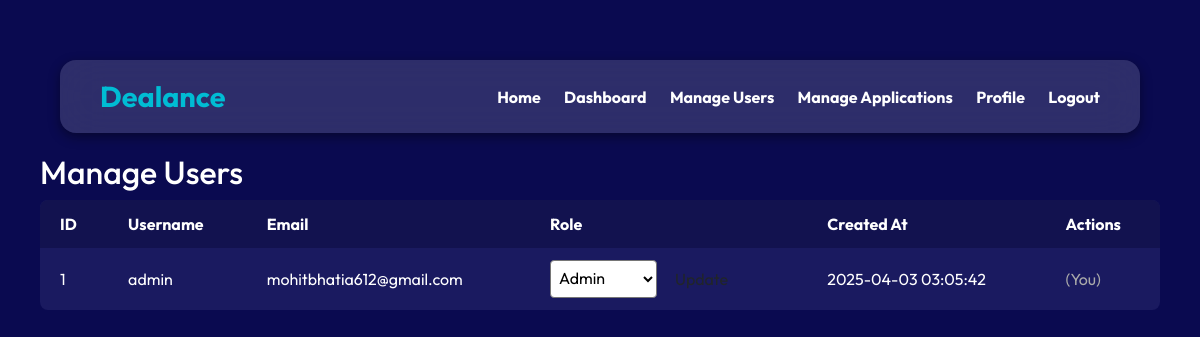
The app's page /pages/manage_users.php (signed in) with its own data.
### tables this page shows
CREATE TABLE users (
    user_id INT AUTO_INCREMENT PRIMARY KEY,
    username VARCHAR(255) NOT NULL,
    email VARCHAR(255) NOT NULL,
    password VARCHAR(255) NOT NULL,
    role ENUM('admin', 'employer', 'freelancer') NOT NULL,
    created_at TIMESTAMP DEFAULT CURRENT_TIMESTAMP
);

### pages/manage_users.php (the view, shortened to what this page needs)
<?php
include "../database/db.php";
$result = $conn->query("SELECT user_id, username, email, role, created_at FROM users");
?>
<!DOCTYPE html>
<html>
<head>
</head>
<body>
<?php include "../components/_nav.php"; ?>
<h2>Manage Users</h2>
<table>
    <thead>
        <tr>
            <th>ID</th>
            <th>Username</th>
            <th>Email</th>
            <th>Role</th>
            <th>Created At</th>
            <th>Actions</th>
        </tr>
    </thead>
    <tbody>
        <?php while ($row = $result->fetch_assoc()): ?>
        <tr>
            <td><?= $row['user_id'] ?></td>
            <td><?= htmlspecialchars($row['username']) ?></td>
            <td><?= htmlspecialchars($row['email']) ?></td>
            <td>
                <form method="post" style="display: flex; gap: 5px;">
                    <select name="new_role">
                        <option value="admin" <?= $row['role'] === 'admin' ? 'selected' : '' ?>>Admin</option>
                    </select>
                    <button type="submit" name="update_role" class="btn btn-update">Update</button>
                </form>
            </td>
            <td><?= $row['created_at'] ?></td>
            <td>
                <?php if ($row['user_id'] != $_SESSION['user_id']): ?>
                <form method="post" onsubmit="return confirm('Are you sure to delete this user?');">
                <input type="hidden" name="user_id" value="<?= $row['user_id'] ?>">
                <button type="submit" name="delete_user" class="btn btn-delete">Delete</button>
                </form>
                <?php else: ?>
                <span style="color: #aaa;">(You)</span>
                <?php endif; ?>
            </td>
        </tr>
        <?php endwhile; ?>
    </tbody>
</table>
</body>
</html>

### components/_nav.php (shortened to what this page needs)
<?php
$userRole = isset($_SESSION['role']) ? $_SESSION['role'] : null;
$navLinks = [
  'admin' => [
    'Home' => '../pages/homepage.php',
    'Dashboard' => '../pages/admin_dashboard.php',
    'Manage Users' => '../pages/manage_users.php',
    'Manage Applications' => '../pages/manage_application.php',
    'Profile' => '../pages/profile.php',
    'Logout' => '../pages/logout.php',
  ],
  'employer' => [
    'Home' => '../pages/homepage.php',
    'Dashboard' => '../pages/user_dashboard.php',
    'Post Job' => '../pages/post_job.php',
    'Profile' => '../pages/profile.php',
    'Logout' => '../pages/logout.php',
  ],
  'freelancer' => [
    'Home' => '../pages/homepage.php',
    'Dashboard' => '../pages/user_dashboard.php',
    'Find Jobs' => '../pages/find_job.php',
    'Profile' => '../pages/profile.php',
    'Logout' => '../pages/logout.php',
  ]
];
$currentLinks = isset($navLinks[$userRole]) ? $navLinks[$userRole] : [];
?>
<link href="https://cdn.jsdelivr.net/npm/bootstrap@5.3.2/dist/css/bootstrap.min.css" rel="stylesheet" />
<header class="header">
  <div class="logo">Dealance</div>
  <nav>
    <?php if (!empty($currentLinks)): ?>
      <?php foreach ($currentLinks as $linkText => $linkUrl): ?>
        <a href="<?= $linkUrl ?>"><?= $linkText ?></a>
      <?php endforeach; ?>
    <?php endif; ?>
  </nav>
</header>

### pages/manage_users.php (style rules this page uses)
body { font-family: 'Outfit', sans-serif; background-color: #0a0a40; color: white; padding: 40px; }
table { width: 100%; border-collapse: collapse; background: #1a1a60; border-radius: 8px; overflow: hidden; }
th, td { padding: 12px 20px; text-align: left; border-bottom: 1px solid #333; }
th { background-color: #12124f; }
form { display: inline; }
.btn { padding: 6px 12px; border-radius: 4px; border: none; cursor: pointer; }
.btn-update { background-color: #00bcd4; color: white; }
select { background-color: #fff; color: #000; border-radius: 4px; padding: 4px; }

### components/_nav.php (style rules this page uses)
* { margin: 0; padding: 0; box-sizing: border-box; }
body { font-family: 'Outfit', sans-serif; background: rgb(10, 10, 80); color: white; }
.header { background: rgba(255, 255, 255, 0.15); backdrop-filter: blur(20px); padding: 15px 40px; border-radius: 16px; display: flex; justify-content: space-between; align-items: center; margin: 20px; box-shadow: 0 4px 12px rgba(0, 0, 0, 0.4); }
.logo { font-size: 1.8rem; font-weight: bold; color: #00bcd4; }
nav a { color: white; text-decoration: none; margin-left: 20px; font-weight: bold; transition: color 0.3s ease; }

### records on screen
users: user_id "1", username "admin", email "mohitbhatia612@gmail.com", new_role "Admin", created_at "2025-04-03 03:05:42", shows "(You)"

### other values on screen
$linkText "Home"
$linkText "Dashboard"
$linkText "Manage Users"
$linkText "Manage Applications"
$linkText "Profile"
$linkText "Logout"
